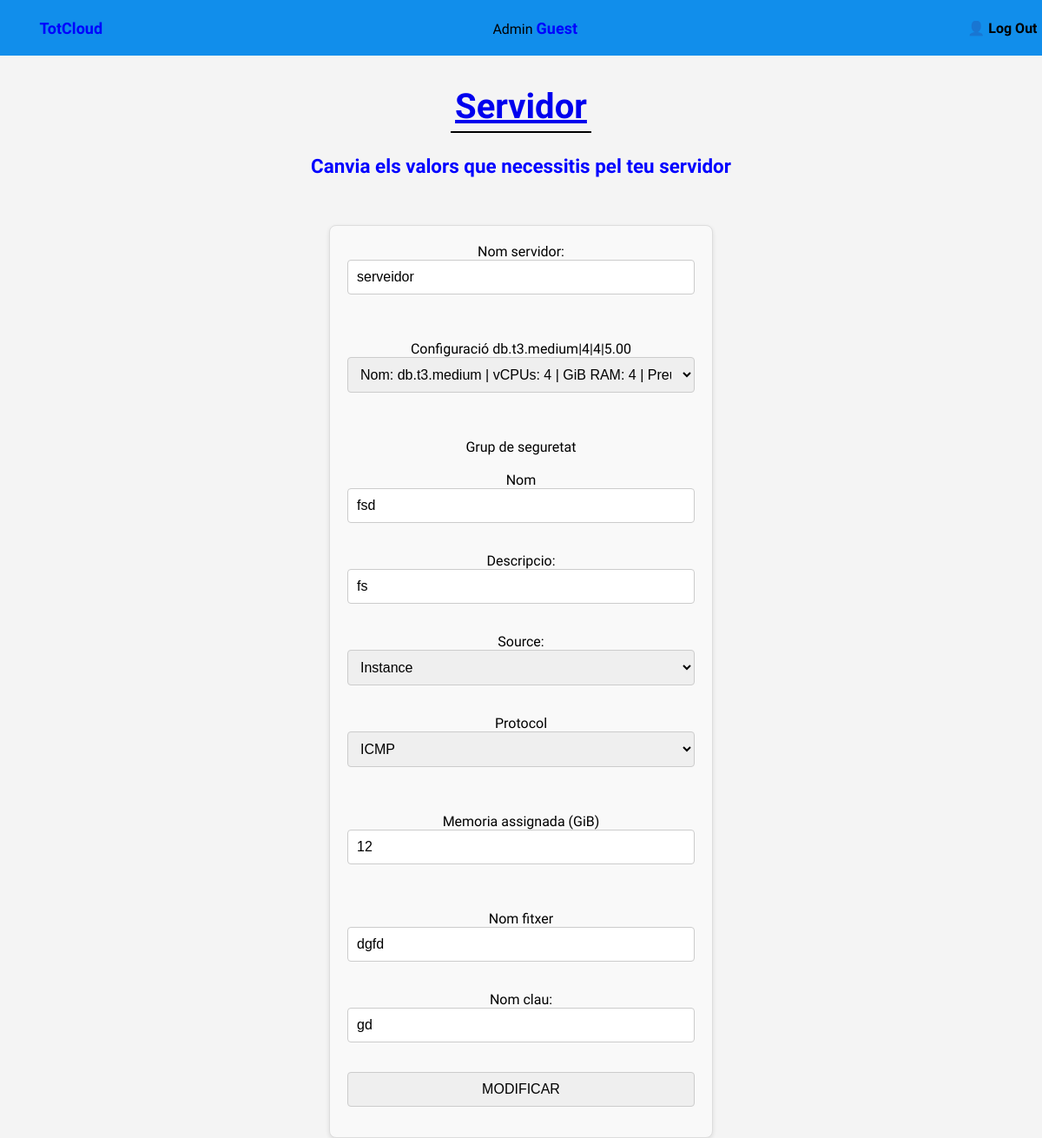
Page /totCloud/instancia_servidor/modifica_servidor.php?idInstancia_servidor=7 on the committed database.
### tables this page shows
CREATE TABLE `instancia_servidor` (
  `nomServ` varchar(64) NOT NULL,
  `dataCreacio` date NOT NULL,
  `idInstancia_servidor` int(11) NOT NULL,
  `idServidorInfra` int(11) NOT NULL,
  `idSubXar` int(11) NOT NULL,
  `idConfig` int(11) NOT NULL,
  `idGS` int(11) NOT NULL,
  `idEmmg` int(11) NOT NULL,
  `idClauSessio` int(11) NOT NULL,
  `idAMI` int(11) NOT NULL
);

CREATE TABLE `configuracio` (
  `idConfig` int(11) NOT NULL,
  `numCPU` int(11) NOT NULL,
  `RAM` int(11) NOT NULL,
  `xarxa` varchar(32) DEFAULT NULL,
  `preuPerHora` decimal(5,2) DEFAULT NULL,
  `nom` varchar(64) NOT NULL,
  `IP` binary(16) DEFAULT NULL
);

CREATE TABLE `grup_seguretat` (
  `nom` varchar(64) NOT NULL,
  `descripcio` text NOT NULL,
  `descrpicioSource` text DEFAULT NULL,
  `idGS` int(11) NOT NULL,
  `tipusSource` varchar(32) DEFAULT NULL,
  `tipus` varchar(16) NOT NULL,
  `Protocol` varchar(8) NOT NULL
);

CREATE TABLE `clau_sessio` (
  `nomFitxer` varchar(64) NOT NULL,
  `idClauSessio` int(11) NOT NULL,
  `tipusClau` varchar(16) DEFAULT NULL,
  `nomClau` varchar(64) NOT NULL
);

### totCloud/atributsClasses/instancia_servidor.php (called while the page is built, shortened)
<?php
$a1 = "nomServ";
$pk = "idInstancia_servidor";
$a5 = "idConfig";
?>

### totCloud/funcions.php (called while the page is built, shortened)
<?php
class Database
{
    public $conn;
    public function __construct($conn)
    {
        $this->conn = $conn;
    }
    public function consultar($consulta)
    {
        $resultado = $this->conn->query($consulta);
        return $resultado;
    }
}

### totCloud/atributsClasses/grup_seguretat.php (called while the page is built, shortened)
<?php
$e1 = "nom";
$e2 = "descripcio";
$e6 = "Protocol";
$e7 = "source";
?>

### totCloud/atributsClasses/emmagatzematge.php (called while the page is built, shortened)
<?php
$g2 = "emgAssignat";
?>

### totCloud/atributsClasses/clau_sessio.php (called while the page is built, shortened)
<?php
$j1 = "nomFitxer";
$j3 = "nomClau";
?>

### totCloud/instancia_servidor/modifica_servidor.php (the view, shortened to what this page needs)
<?php
include "../connexio.php";
include "../funcions.php";
include "../atributsClasses/instancia_servidor.php";
include "../atributsClasses/clau_sessio.php";
include "../atributsClasses/emmagatzematge.php";
include "../atributsClasses/grup_seguretat.php";
include "../header.php";
$db = new Database($conn);
$k = $_GET[$pk];
$query = "SELECT * FROM instancia_servidor WHERE $pk = $k";
$resultado = $db->consultar($query);
if ($resultado && $resultado->num_rows > 0) {
    $datos = $resultado->fetch_assoc();
} else {
    die("Error: No se encontró el servidor con el ID especificado.");
}
$query = "SELECT nom, descripcio FROM grup_seguretat gs JOIN instancia_servidor i
ON gs.idGS = i.idGS";
$resultado = $db->consultar($query);
$datosGS = $resultado->fetch_assoc();
$query = "SELECT emgAssignat FROM emmagatzamatge em JOIN instancia_servidor i
ON em.idEmmg = i.idEmmg";
$resultado = $db->consultar($query);
$datosEM = $resultado->fetch_assoc();
$query = "SELECT nomFitxer, nomClau FROM clau_sessio cs JOIN instancia_servidor i
ON cs.idClauSessio = i.idClauSessio";
$resultado = $db->consultar($query);
$datosCS = $resultado->fetch_assoc();
$query = "SELECT source FROM source";
$result = $db->consultar($query);
$arr7 = [];
while ($reg = mysqli_fetch_assoc($result)) {
    $arr7[] = $reg["source"];
}
$query = "SELECT Protocol FROM protocol";
$result = $db->consultar($query);
$arr8 = [];
while ($reg = mysqli_fetch_assoc($result)) {
    $arr8[] = $reg["Protocol"];
}
?>
<!DOCTYPE html>
<html lang="en">
<head>
    <link rel="stylesheet" type="text/css" href="../estils/new.css">
</head>
<body>
<section>
        <a href="home.php">
            <h2>Servidor</h2>
        </a>
        <div class="subtitulo">
            <div>
                Canvia els valors que necessitis pel teu servidor
            </div>
        </div>
    </section>
    <form action="update_servidor.php" method="GET">
        Nom servidor:
        <input name="<?php echo $a1; ?>" value="<?php echo $datos[$a1]; ?>" ><br><br>
        Configuració
                        <?php
                $query = "SELECT c.nom, c.numCPU, c.RAM, c.PreuPerHora FROM CONFIGURACIO c
                        JOIN instancia_servidor i ON i.idConfig = c.idConfig AND i.idInstancia_servidor = '$k'";
                $result = $db->consultar($query);
                $reg = mysqli_fetch_assoc($result);
                $formattedOption = trim("{$reg['nom']}|{$reg['numCPU']}|{$reg['RAM']}|{$reg['PreuPerHora']}");
                echo "$formattedOption";
                ?>
                <select name="<?php echo $a5; ?>">
                <?php
                $arr3 = ['db.t3.micro','db.t3.small','db.t3.medium','db.m5.large'];
                $arr4 = ['2','3', '4', '2'];
                $arr5 = ['1', '2', '4','8'];
                $arr6 = ['3.00', '5.00','5.00', '10.00'];
                for ($i = 0; $i < count($arr3); $i++) {
                    $valor = trim("{$arr3[$i]}|{$arr4[$i]}|{$arr5[$i]}|{$arr6[$i]}");
                    $selected = ($valor === $formattedOption) ? 'selected' : '';
                    echo "<option value='$valor' $selected>
                            Nom: {$arr3[$i]} | vCPUs: {$arr4[$i]} |  GiB RAM: {$arr5[$i]} | PreuPerHora: {$arr6[$i]}$
                        </option>";
                }
                ?>
                </select><br><br>
        Grup de seguretat <br><strong></strong><br>
        Nom
        <input name="<?php echo $e1; ?>" value="<?php echo $datosGS['nom']; ?>"><br>
        Descripcio:
        <input name="<?php echo $e2; ?>" value="<?php echo $datosGS['descripcio']; ?>"><br>
        Source:
        <select name="<?php echo $e7; ?>">
            <?php
            foreach ($arr7 as $source) {
                $selected = ($datos[$e7] == $source) ? "selected" : "";
                echo "<option value='$source' $selected>$source</option>";
            }
            ?>
        </select><br>
        Protocol
        <select name="<?php echo $e6; ?>">
            <?php
            foreach ($arr8 as $protocol) {
                $selected = ($datos[$e6] == $protocol) ? "selected" : "";
                echo "<option value='$protocol' $selected>$protocol</option>";
            }
            ?>
        </select><br><br>
        Memoria assignada (GiB)
        <input name="<?php echo $g2; ?>" value="<?php echo $datosEM[$g2]; ?>"> <br><br>
        Nom fitxer
        <input name="<?php echo $j1; ?>" value="<?php echo $datosCS[$j1]; ?>"><br>
        Nom clau:
        <input name="<?php echo $j3; ?>" value="<?php echo $datosCS[$j3]; ?>"><br>
        <input type="submit" value="MODIFICAR">
    </form>
</body>
</html>

### totCloud/estils/new.css (style rules this page uses)
body { margin: 0; font-family: "Urbanist", sans-serif; justify-content: center; align-items: center; background-color: #f4f4f4; }
section { margin: 30px auto; }
section h2 { text-align: center; margin: auto; padding: 5px; font-size: 2.5em; font-weight: bold; font-family: "Urbanist", sans-serif; border-bottom: 2px solid black; width: fit-content; }
form { max-width: 400px; padding: 20px; border: 1px solid #ddd; box-shadow: 0px 2px 5px rgba(0, 0, 0, 0.1); border-radius: 8px; background-color: #f9f9f9; display: flex; flex-direction: column; align-items: center; margin: 0 auto; }
form input, form select { width: 100%; padding: 10px; margin-bottom: 15px; border: 1px solid #ccc; border-radius: 4px; font-size: 16px; }

### rows in the picture
instancia_servidor: nomServ "serveidor"
configuracio: formattedOption "db.t3.medium|4|4|5.00"
grup_seguretat: nom "fsd", descripcio "fs"
clau_sessio: nomFitxer "dgfd", nomClau "gd"

### other values in the picture
$_SESSION["nomAdmin"] "Guest"
form field source "Instance"
form field Protocol "ICMP"
